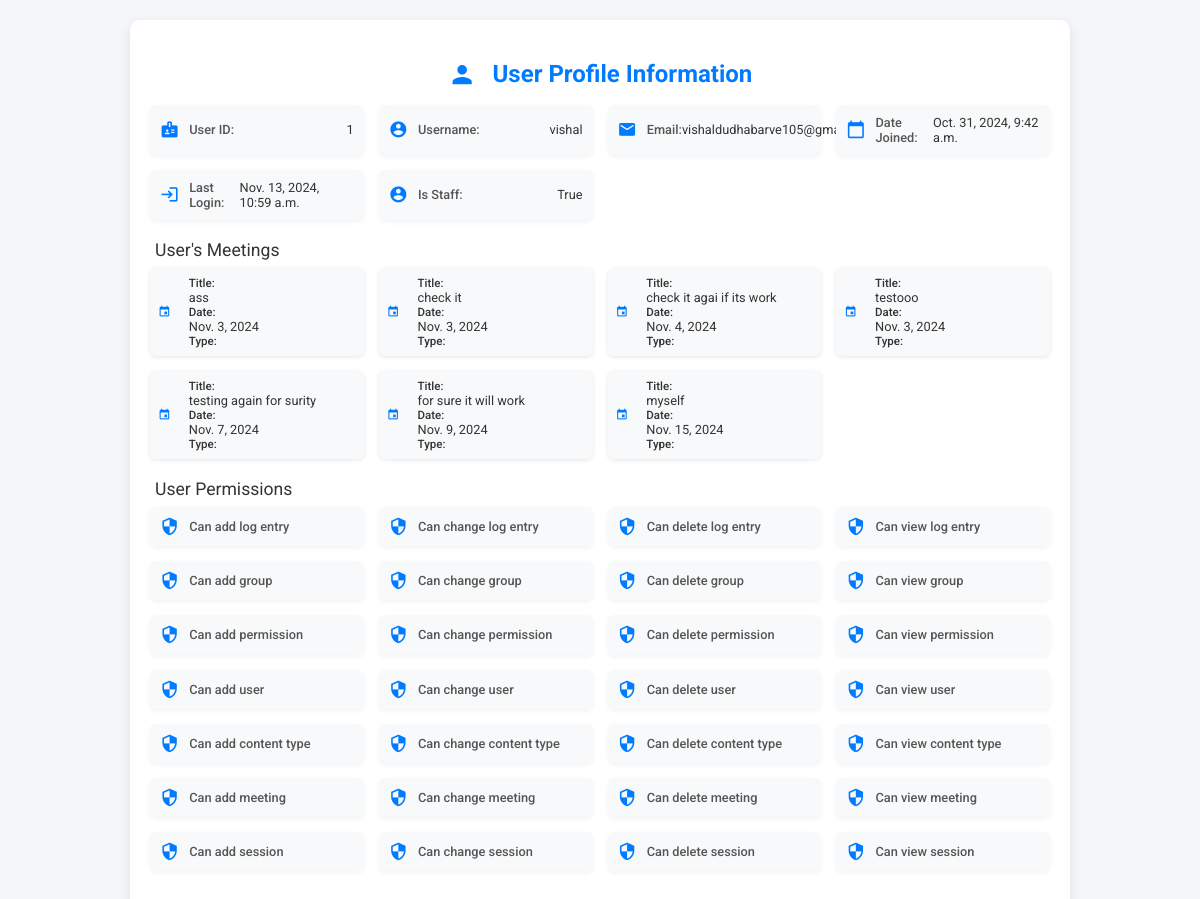
Page /meet/profile_info/ (signed in) on the earlier database version.
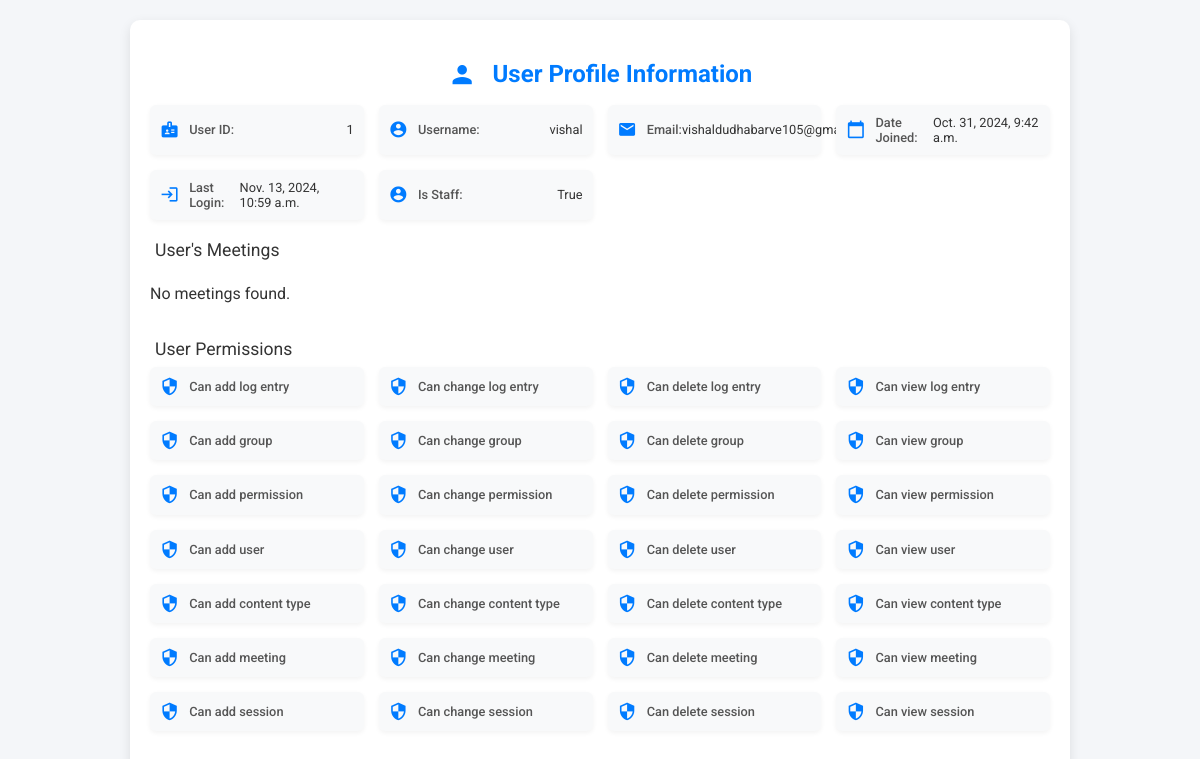
Same page on the later database version.
### meet/models.py (models this page shows, shortened)
class Meeting(models.Model):
    title = models.CharField(max_length=100, null=True)
    date = models.DateField(null=True)
    time = models.TimeField(null=True)
    meeting_link=models.TextField(null=True)
    meeting_type=models.CharField(max_length=100, choices=(('Task','Task'),('Standup','Standup'),('Personal','Personal'),('Team','Team')), null=True)
    user = models.ForeignKey(User, on_delete=models.CASCADE, null=True)
    admin = models.ForeignKey(User, related_name='admin_user', on_delete=models.CASCADE, null=True)

### meet/views.py (the view)
# urls.py: path('profile_info/',get_profile_info, name='profile_info'),
def get_profile_info(request):
    print("User data:", request.user)
    me=request.user
    return render(request,'meet/profile_info.html',{'me':me})

### meet/templates/meet/profile_info.html (shortened to what this page needs)
<!DOCTYPE html>
<html lang="en">
<head>
</head>
<body>
    <div class="container">
        <h2>
            <span class="material-icons" style="vertical-align: middle;">person</span>
            User Profile Information
        </h2>
        <div class="profile-grid">
            <div class="profile-item" style="--delay: 1">
                <span class="material-icons">badge</span>
                <span class="field-name">User ID:</span>
                <span class="field-value">{{ me.id }}</span>
            </div>
            <div class="profile-item" style="--delay: 2">
                <span class="material-icons">account_circle</span>
                <span class="field-name">Username:</span>
                <span class="field-value">{{ me.username }}</span>
            </div>
            <div class="profile-item" style="--delay: 3">
                <span class="material-icons">email</span>
                <span class="field-name">Email:</span>
                <span class="field-value">{{ me.email }}</span>
            </div>
            <div class="profile-item" style="--delay: 4">
                <span class="material-icons">calendar_today</span>
                <span class="field-name">Date Joined:</span>
                <span class="field-value">{{ me.date_joined }}</span>
            </div>
            <div class="profile-item" style="--delay: 5">
                <span class="material-icons">login</span>
                <span class="field-name">Last Login:</span>
                <span class="field-value">{{ me.last_login }}</span>
            </div>
            <div class="profile-item" style="--delay: 3">
                <span class="material-icons">account_circle</span>
                <span class="field-name">Is Staff:</span>
                <span class="field-value">{{ me.is_staff }}</span>
            </div>
        </div>
        <div class="section-title">User's Meetings</div>
        <div class="profile-grid">
            {% for meeting in me.meeting_set.all %}
            <div class="meeting-item" style="--delay: 6">
                <span class="material-icons">event</span>
                <div>
                    <div><strong>Title:</strong> {{ meeting.title }}</div>
                    <div><strong>Date:</strong> {{ meeting.date }}</div>
                    <div><strong>Type:</strong> {{ meeting.type }}</div>
                </div>
            </div>
            {% empty %}
            <p>No meetings found.</p>
            {% endfor %}
        </div>
        <div class="section-title">User Permissions</div>
        <div class="profile-grid">
            {% for permission in me.user_permissions.all %}
            <div class="permission-item" style="--delay: 7">
                <span class="material-icons">security</span>
                <span class="field-name">{{ permission.name }}</span>
            </div>
            {% empty %}
            <p>No permissions assigned.</p>
            {% endfor %}
        </div>
    </div>
</body>
</html>

Differences in the rows shown:
removed Meeting: title "ass", date "Nov. 3, 2024"
removed Meeting: title "check it", date "Nov. 3, 2024"
removed Meeting: title "check it agai if its work", date "Nov. 4, 2024"
removed Meeting: title "testooo", date "Nov. 3, 2024"
removed Meeting: title "testing again for surity", date "Nov. 7, 2024"
removed Meeting: title "for sure it will work", date "Nov. 9, 2024"
removed Meeting: title "myself", date "Nov. 15, 2024"
Other differences:
text now shown: "No meetings found."
